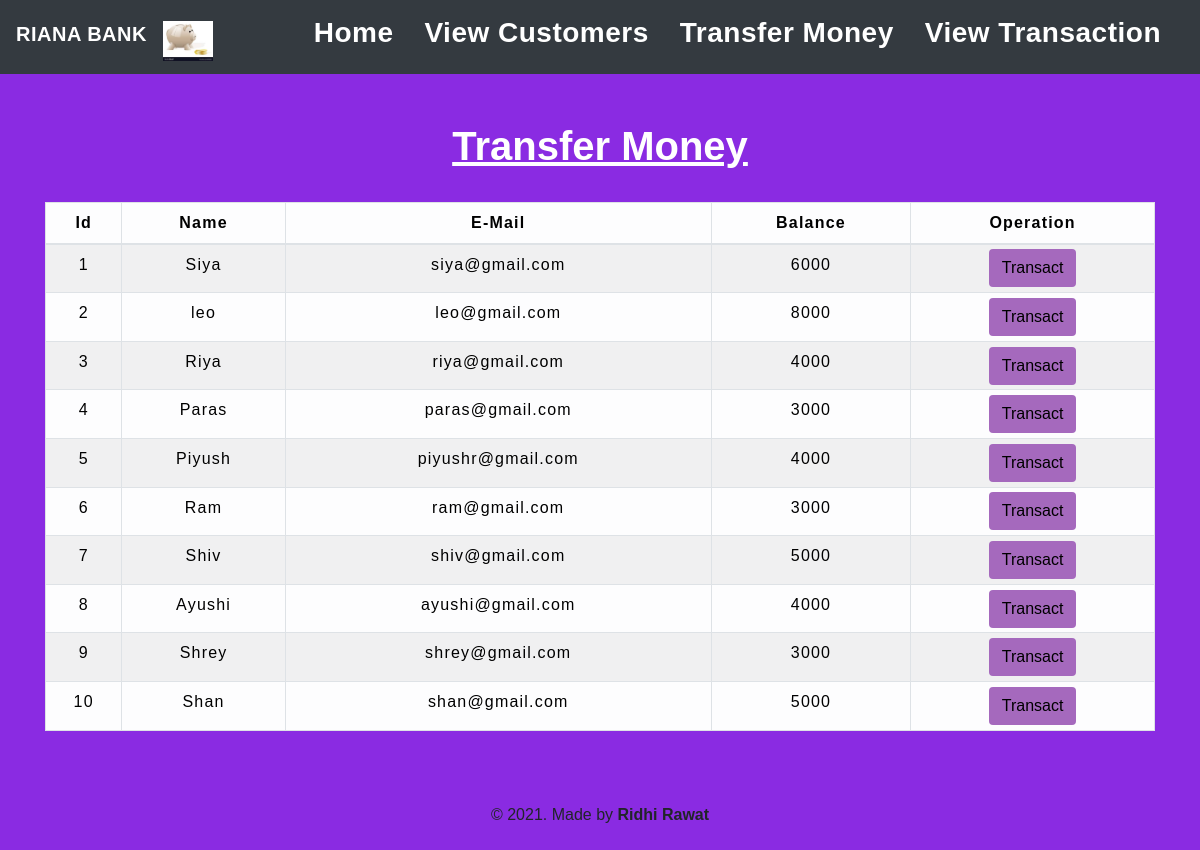
The app's page /transfermoney.php with its own data.
### tables this page shows
CREATE TABLE `users` (
  `id` int(3) NOT NULL,
  `name` text NOT NULL,
  `email` varchar(30) NOT NULL,
  `balance` int(8) NOT NULL
);

### transfermoney.php (the view, shortened to what this page needs)
<!DOCTYPE html>
<html lang="en">
<head>
    <link rel="stylesheet" href="https://maxcdn.bootstrapcdn.com/bootstrap/4.0.0/css/bootstrap.min.css">
    <link rel="stylesheet" type="text/css" href="css/table.css">
    <link rel="stylesheet" type="text/css" href="css/navbar.css">
</head>
<body style="background-color : #8A2BE2;">
<?php
    include 'config.php';
    $sql = "SELECT * FROM users";
    $result = mysqli_query($conn,$sql);
?>
<?php
  include 'navbar.php';
?>
<div class="container">
        <h2 class="text-center pt-5" style="color : white"><b><u>Transfer Money</u></b></h2>
        <br>
            <div class="row">
                <div class="col">
                    <div class="table-responsive-sm">
                    <table class="table table-hover table-sm table-striped table-condensed table-bordered table-light">
                        <thead style="color : black;" >
                            <tr>
                            <th scope="col" class="text-center py-2">Id</th>
                            <th scope="col" class="text-center py-2">Name</th>
                            <th scope="col" class="text-center py-2">E-Mail</th>
                            <th scope="col" class="text-center py-2">Balance</th>
                            <th scope="col" class="text-center py-2">Operation</th>
                            </tr>
                        </thead>
                        <tbody>
                <?php
                    while($rows=mysqli_fetch_assoc($result)){
                ?>
                    <tr style="color : black;">
                        <td class="py-2"><?php echo $rows['id'] ?></td>
                        <td class="py-2"><?php echo $rows['name']?></td>
                        <td class="py-2"><?php echo $rows['email']?></td>
                        <td class="py-2"><?php echo $rows['balance']?></td>
                        <td><a href="selecteduserdetails.php?id= <?php echo $rows['id'] ;?>"> <button type="button" class="btn" style="background-color : #A569BD;">Transact</button></a></td>
                    </tr>
                <?php
                    }
                ?>
                        </tbody>
                    </table>
                    </div>
                </div>
            </div>
         </div>
         <footer class="text-center mt-5 py-2" >
        <p>&copy 2021. Made by <b>Ridhi Rawat</b>
      </footer>
</body>
</html>

### navbar.php (shortened to what this page needs)
<nav class="navbar navbar-expand-md navbar-light bg-dark">
<h3> <a class="navbar-brand" href="index.php" style="color : white"><b>RIANA BANK</b></a> </h3>
<img src="images/download.jpg" width="50" height="70" class="img-fluid pt-2">
<div class="collapse navbar-collapse" id="collapsibleNavbar">
      <ul class="navbar-nav ml-auto">
        <li class="nav-item">
         <h3> <a class="nav-link" href="index.php" style="color : white"><b>Home</b></a></h3>
        </li>
        <li class="nav-item">
        <h3> <a class="nav-link" href="transfermoney.php" style="color : white"><b>View Customers</b></a></h3>
        </li>
        <li class="nav-item">
        <h3> <a class="nav-link" href="transfermoney.php" style="color : white"><b>Transfer Money</b></a></h3>
        </li>
        <li class="nav-item">
        <h3> <a class="nav-link" href="transactionhistory.php" style="color : white"><b>View Transaction</b></a></h3>
        </li>
    </div>
 </nav>

### css/table.css (style rules this page uses)
* { padding: 0; margin: 0; box-sizing: border-box; font-family: sans-serif; }
h2 { font-size: 40px; }
table { letter-spacing: 1.2px; }
td { text-align: center; }
button { border:none; background: #d9d9d9; transition: 1s; }

### css/navbar.css (style rules this page uses)
.nav-link { margin-right: 15px; color:#2F363F; letter-spacing: 0.5px; transition: 0.5s; }
.navbar-brand { color: #4C4B4B; letter-spacing: 0.5px; }

### transfermoney.php (style rules this page uses)
button { transition: 1.5s; }

### records on screen
users: id "1", name "Siya", email "siya@gmail.com", balance "6000"
users: id "2", name "leo", email "leo@gmail.com", balance "8000"
users: id "3", name "Riya", email "riya@gmail.com", balance "4000"
users: id "4", name "Paras", email "paras@gmail.com", balance "3000"
users: id "5", name "Piyush", email "piyushr@gmail.com", balance "4000"
users: id "6", name "Ram", email "ram@gmail.com", balance "3000"
users: id "7", name "Shiv", email "shiv@gmail.com", balance "5000"
users: id "8", name "Ayushi", email "ayushi@gmail.com", balance "4000"
users: id "9", name "Shrey", email "shrey@gmail.com", balance "3000"
users: id "10", name "Shan", email "shan@gmail.com", balance "5000"
